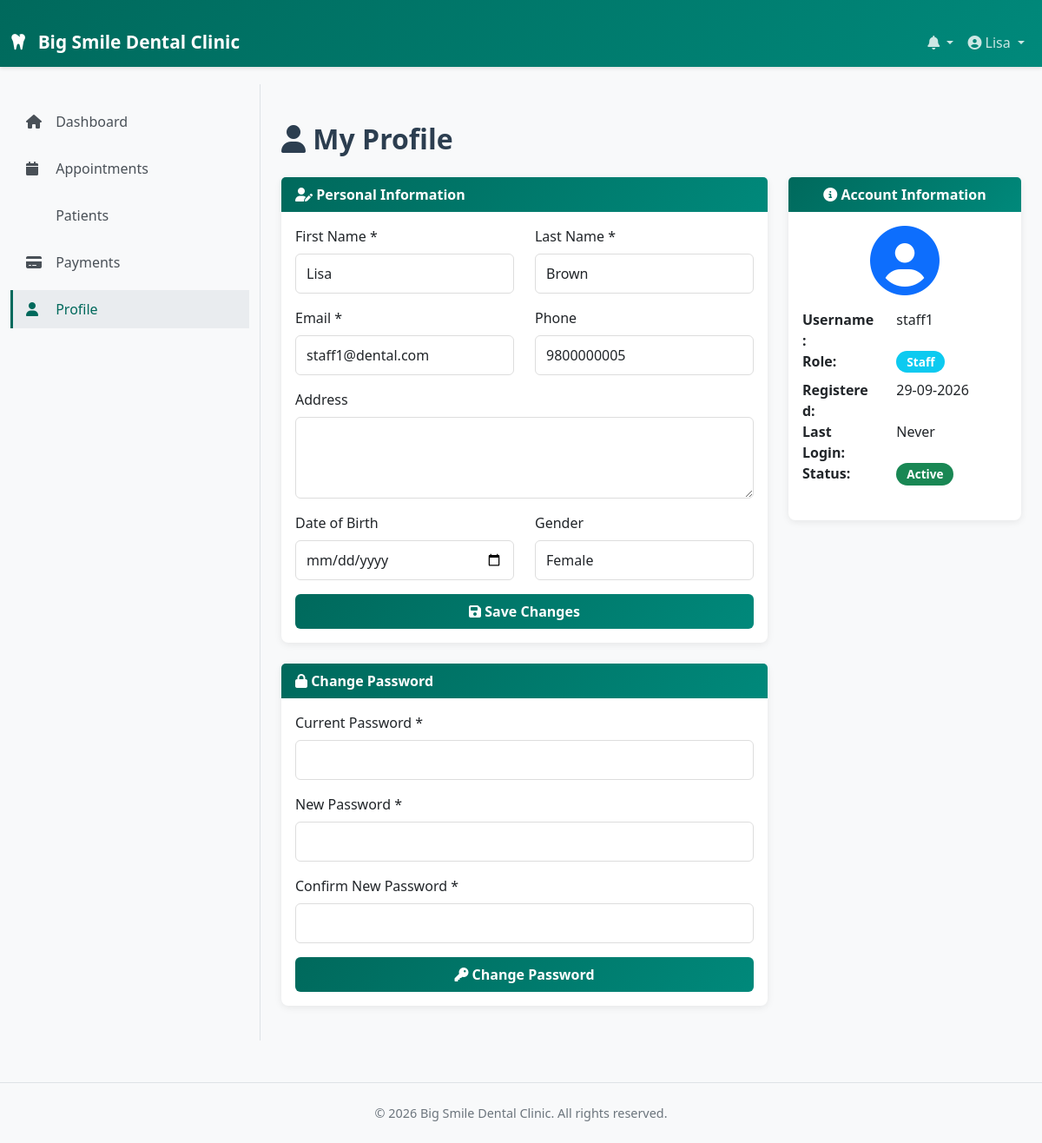
Page /profile.php (signed in) on the committed database.
### tables this page shows
CREATE TABLE IF NOT EXISTS users (
    user_id INT PRIMARY KEY AUTO_INCREMENT,
    username VARCHAR(50) UNIQUE NOT NULL,
    email VARCHAR(100) UNIQUE NOT NULL,
    password VARCHAR(255) NOT NULL,
    role ENUM('patient', 'dentist', 'staff', 'admin') NOT NULL,
    first_name VARCHAR(100) NOT NULL,
    last_name VARCHAR(100) NOT NULL,
    phone VARCHAR(15),
    address TEXT,
    date_of_birth DATE,
    gender ENUM('Male', 'Female', 'Other'),
    profile_image VARCHAR(255),
    qualification VARCHAR(255),
    specialization VARCHAR(255),
    registration_date TIMESTAMP DEFAULT CURRENT_TIMESTAMP,
    last_login TIMESTAMP NULL DEFAULT NULL,
    is_active TINYINT DEFAULT 1,
    created_at TIMESTAMP DEFAULT CURRENT_TIMESTAMP,
    updated_at TIMESTAMP DEFAULT CURRENT_TIMESTAMP ON UPDATE CURRENT_TIMESTAMP,
    INDEX idx_role (role),
    INDEX idx_email (email)
);

### includes/functions.php (called while the page is built, shortened)
<?php
function isLoggedIn() {
    return isset($_SESSION['user_id']) && !empty($_SESSION['user_id']);
}
function getCurrentUser() {
    global $conn;
    $user_id = $_SESSION['user_id'];
    $result = $conn->query("SELECT * FROM users WHERE user_id = '$user_id'");
    if ($result && $result->num_rows > 0) {
        return $result->fetch_assoc();
    }
    return null;
}
function formatDate($date) {
    return date('d-m-Y', strtotime($date));
}
?>

### profile.php (the view, shortened to what this page needs)
<?php
require_once 'includes/config.php';
require_once 'includes/functions.php';
$show_sidebar = true;
include 'includes/header.php';
?>
<div class="container mt-4">
    <div class="row">
        <div class="col-md-12">
            <h2 class="mb-4"><i class="fas fa-user"></i> My Profile</h2>
        </div>
    </div>
    <div class="row">
        <div class="col-md-8">
            <div class="card mb-4">
                <div class="card-header">
                    <i class="fas fa-user-edit"></i> Personal Information
                </div>
                <div class="card-body">
                    <form method="POST">
                        <div class="row">
                            <div class="col-md-6 mb-3">
                                <label for="first_name" class="form-label">First Name *</label>
                                <input type="text" class="form-control" id="first_name" name="first_name"
                                       value="<?php echo htmlspecialchars($current_user['first_name']); ?>" required>
                            </div>
                            <div class="col-md-6 mb-3">
                                <label for="last_name" class="form-label">Last Name *</label>
                                <input type="text" class="form-control" id="last_name" name="last_name"
                                       value="<?php echo htmlspecialchars($current_user['last_name']); ?>" required>
                            </div>
                        </div>
                        <div class="row">
                            <div class="col-md-6 mb-3">
                                <label for="email" class="form-label">Email *</label>
                                <input type="email" class="form-control" id="email" name="email"
                                       value="<?php echo htmlspecialchars($current_user['email']); ?>" required>
                            </div>
                            <div class="col-md-6 mb-3">
                                <label for="phone" class="form-label">Phone</label>
                                <input type="tel" class="form-control" id="phone" name="phone"
                                       value="<?php echo htmlspecialchars($current_user['phone'] ?? ''); ?>">
                            </div>
                        </div>
                        <div class="mb-3">
                            <label for="address" class="form-label">Address</label>
                            <textarea class="form-control" id="address" name="address" rows="3"><?php echo htmlspecialchars($current_user['address'] ?? ''); ?></textarea>
                        </div>
                        <div class="row">
                            <div class="col-md-6 mb-3">
                                <label for="date_of_birth" class="form-label">Date of Birth</label>
                                <input type="date" class="form-control" id="date_of_birth" name="date_of_birth"
                                       value="<?php echo $current_user['date_of_birth'] ?? ''; ?>">
                            </div>
                            <div class="col-md-6 mb-3">
                                <label for="gender" class="form-label">Gender</label>
                                <select class="form-control" id="gender" name="gender">
                                    <option value="Female" <?php echo $current_user['gender'] == 'Female' ? 'selected' : ''; ?>>Female</option>
                                </select>
                            </div>
                        </div>
                        <div class="d-grid gap-2">
                            <button type="submit" class="btn btn-primary">
                                <i class="fas fa-save"></i> Save Changes
                            </button>
                        </div>
                    </form>
                </div>
            </div>
            <div class="card">
                <div class="card-header">
                    <i class="fas fa-lock"></i> Change Password
                </div>
                <div class="card-body">
                    <form method="POST">
                        <div class="mb-3">
                            <label for="current_password" class="form-label">Current Password *</label>
                            <input type="password" class="form-control" id="current_password" name="current_password" required>
                        </div>
                        <div class="mb-3">
                            <label for="new_password" class="form-label">New Password *</label>
                            <input type="password" class="form-control" id="new_password" name="new_password" required>
                        </div>
                        <div class="mb-3">
                            <label for="confirm_password" class="form-label">Confirm New Password *</label>
                            <input type="password" class="form-control" id="confirm_password" name="confirm_password" required>
                        </div>
                        <div class="d-grid gap-2">
                            <button type="submit" class="btn btn-primary">
                                <i class="fas fa-key"></i> Change Password
                            </button>
                        </div>
                    </form>
                </div>
            </div>
        </div>
        <div class="col-md-4">
            <div class="card">
                <div class="card-header text-center">
                    <i class="fas fa-info-circle"></i> Account Information
                </div>
                <div class="card-body">
                    <div class="text-center mb-3">
                        <i class="fas fa-user-circle fa-5x text-primary"></i>
                    </div>
                    <dl class="row">
                        <dt class="col-sm-5">Username:</dt>
                        <dd class="col-sm-7"><?php echo htmlspecialchars($current_user['username']); ?></dd>
                        <dt class="col-sm-5">Role:</dt>
                        <dd class="col-sm-7"><span class="badge bg-info"><?php echo ucfirst($current_user['role']); ?></span></dd>
                        <dt class="col-sm-5">Registered:</dt>
                        <dd class="col-sm-7"><?php echo formatDate($current_user['registration_date']); ?></dd>
                        <dt class="col-sm-5">Last Login:</dt>
                        <dd class="col-sm-7"><?php echo $current_user['last_login'] ? formatDateTime($current_user['last_login']) : 'Never'; ?></dd>
                        <dt class="col-sm-5">Status:</dt>
                        <dd class="col-sm-7">
                            <?php echo $current_user['is_active'] ? '<span class="badge bg-success">Active</span>' : '<span class="badge bg-danger">Inactive</span>'; ?>
                        </dd>
                    </dl>
                </div>
            </div>
        </div>
    </div>
</div>
<?php include 'includes/footer.php'; ?>

### includes/header.php (shortened to what this page needs)
<?php
require_once 'config.php';
require_once 'functions.php';
$current_user = getCurrentUser();
?>
<!DOCTYPE html>
<html lang="en">
<head>
    <link href="https://cdn.jsdelivr.net/npm/bootstrap@5.3.0/dist/css/bootstrap.min.css" rel="stylesheet">
    <link rel="stylesheet" href="https://cdnjs.cloudflare.com/ajax/libs/font-awesome/6.4.0/css/all.min.css">
    <link rel="stylesheet" href="<?php echo BASE_URL; ?>css/style.css">
</head>
<body>
    <nav class="navbar navbar-expand-lg navbar-dark bg-primary sticky-top">
        <div class="container-fluid">
            <a class="navbar-brand" href="<?php echo BASE_URL; ?>">
                <i class="fas fa-tooth"></i> <?php echo SITE_NAME; ?>
            </a>
            <div class="collapse navbar-collapse" id="navbarNav">
                <ul class="navbar-nav ms-auto">
                    <li class="nav-item dropdown">
                        <a class="nav-link dropdown-toggle" href="#" id="notificationDropdown" role="button" data-bs-toggle="dropdown">
                            <i class="fas fa-bell"></i>
                        </a>
                    </li>
                    <li class="nav-item dropdown">
                        <a class="nav-link dropdown-toggle" href="#" id="userDropdown" role="button" data-bs-toggle="dropdown">
                            <i class="fas fa-user-circle"></i> <?php echo $current_user['first_name']; ?>
                        </a>
                    </li>
                </ul>
            </div>
        </div>
    </nav>
    <?php if (isset($show_sidebar) && $show_sidebar): ?>
    <div class="container-fluid">
        <div class="row">
            <nav class="col-md-3 bg-light sidebar">
                <div class="sticky-top pt-3">
                    <?php
                    $role = isset($_SESSION['role']) ? $_SESSION['role'] : '';
                         if ($role == 'patient') {
                        ?>
                        <ul class="nav flex-column">
                            <li class="nav-item">
                                <a class="nav-link" href="<?php echo BASE_URL; ?>patient/index.php">
                                    <i class="fas fa-home"></i> Dashboard
                                </a>
                            </li>
                            <li class="nav-item">
                                <a class="nav-link" href="<?php echo BASE_URL; ?>patient/appointments.php">
                                    <i class="fas fa-calendar"></i> My Appointments
                                </a>
                            </li>
                            <li class="nav-item">
                                <a class="nav-link" href="<?php echo BASE_URL; ?>patient/book-appointment.php">
                                    <i class="fas fa-plus"></i> Book Appointment
                                </a>
                            </li>
                            <li class="nav-item">
                                <a class="nav-link" href="<?php echo BASE_URL; ?>patient/treatment-history.php">
                                    <i class="fas fa-file-medical"></i> Treatment History
                                </a>
                            </li>
                            <li class="nav-item">
                                <a class="nav-link" href="<?php echo BASE_URL; ?>profile.php">
                                    <i class="fas fa-user"></i> Profile
                                </a>
                            </li>
                        </ul>
                        <?php
                    } elseif ($role == 'staff') {
                        ?>
                        <ul class="nav flex-column">
                            <li class="nav-item">
                                <a class="nav-link" href="<?php echo BASE_URL; ?>staff/index.php">
                                    <i class="fas fa-home"></i> Dashboard
                                </a>
                            </li>
                            <li class="nav-item">
                                <a class="nav-link" href="<?php echo BASE_URL; ?>staff/appointments.php">
                                    <i class="fas fa-calendar"></i> Appointments
                                </a>
                            </li>
                            <li class="nav-item">
                                <a class="nav-link" href="<?php echo BASE_URL; ?>staff/patients.php">
                                    <i class="fas fa-patients"></i> Patients
                                </a>
                            </li>
                            <li class="nav-item">
                                <a class="nav-link" href="<?php echo BASE_URL; ?>staff/payments.php">
                                    <i class="fas fa-credit-card"></i> Payments
                                </a>
                            </li>
                            <li class="nav-item">
                                <a class="nav-link" href="<?php echo BASE_URL; ?>profile.php">
                                    <i class="fas fa-user"></i> Profile
                                </a>
                            </li>
                        </ul>
                        <?php
                    }
                    ?>
                </div>
            </nav>
            <main class="col-md-9">
    <?php endif; ?>
</body>
</html>

### css/style.css (style rules this page uses)
:root { --primary-color: #00695C; --secondary-color: #f7fbfb; --success-color: #28a745; --info-color: #17a2b8; --warning-color: #ffc107; --danger-color: #dc3545; }
* { font-family: 'Segoe UI', Tahoma, Geneva, Verdana, sans-serif; }
body { background-color: #f8f9fa; color: #333; }
h1, h2, h3, h4, h5, h6 { color: #2c3e50; font-weight: 600; }
.navbar { box-shadow: 0 2px 4px rgba(0, 0, 0, 0.1); }
.bg-primary { background: linear-gradient(135deg, #00695C 0%, #00897B 100%) !important; }
.navbar-dark .navbar-nav .nav-link { color: rgba(255, 255, 255, 0.8); }
.navbar-brand { font-weight: 700; font-size: 1.3rem; color: white !important; }
.navbar-brand i { margin-right: 8px; }
.sidebar { border-right: 1px solid #dee2e6; }
.sidebar .nav-link { color: #495057; border-left: 3px solid transparent; padding: 10px 15px; margin: 5px 0; transition: all 0.3s ease; }
.sidebar .nav-link:active, .sidebar .nav-link.active { color: #00695C; background-color: #e9ecef; border-left-color: #00695C; }
.sidebar .nav-link i { margin-right: 10px; width: 20px; }
.card { border: none; box-shadow: 0 2px 8px rgba(0, 0, 0, 0.08); margin-bottom: 20px; border-radius: 8px; transition: transform 0.3s ease, box-shadow 0.3s ease; }
.card-header { background: linear-gradient(135deg, #00695C 0%, #00897B 100%); color: white; border: none; font-weight: 600; }
.form-control, .form-select { border: 1px solid #ddd; border-radius: 6px; padding: 10px 12px; transition: border-color 0.3s ease, box-shadow 0.3s ease; }
.btn { border-radius: 6px; padding: 8px 16px; font-weight: 600; transition: all 0.3s ease; }
.btn-primary { background: linear-gradient(135deg, #00695C 0%, #00897B 100%); border: none; }
.badge { padding: 6px 12px; border-radius: 20px; font-weight: 600; font-size: 0.85rem; }
.container-fluid { padding-top: 20px; }
main { padding: 20px 0; }

### rows in the picture
users: first_name "Lisa", last_name "Brown", email "staff1@dental.com", phone "9800000005", gender "Female", username "staff1", role "Staff", registration_date "29-09-2026"

### other values in the picture
SITE_NAME "Big Smile Dental Clinic"
